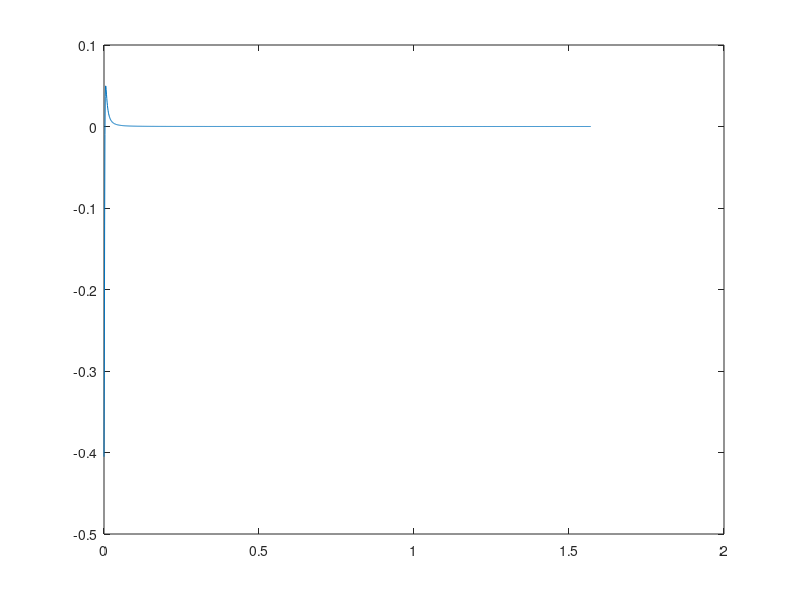

MATLAB code for this plot:
%%plot the interaction strengths as a function of x and imaginary time in the quantum
%%to classical mapping of the spin boson model

%first just plot 1d: 2 sites
%time goes from 0 to pi
%x = pi/v/beta * r can take any value - will want to choose different values for a / v / beta
avbeta = pi*0.001;
time = 0 : 0.001 : pi/2;
coeff = pi * pi / length(time) / length(time) .* (sin(time).*sin(time).*cosh(avbeta).*cosh(avbeta) - sinh(avbeta).*sinh(avbeta).*cos(time).*cos(time))...
	./(sin(time).*sin(time).*cosh(avbeta).*cosh(avbeta) + sinh(avbeta).*sinh(avbeta).*cos(time).*cos(time))./(sin(time).*sin(time).*cosh(avbeta).*cosh(avbeta) + sinh(avbeta).*sinh(avbeta).*cos(time).*cos(time));
%figure()
plot(time, coeff);

%many sites
site = 1:10;
[t, x] = meshgrid (time, avbeta * site);
z = pi * pi / length(time) / length(time) .* (sin(t).*sin(t).*cosh(x).*cosh(x) - sinh(x).*sinh(x).*cos(t).*cos(t))...
	./(sin(t).*sin(t).*cosh(x).*cosh(x) + sinh(x).*sinh(x).*cos(t).*cos(t))./(sin(t).*sin(t).*cosh(x).*cosh(x) + sinh(x).*sinh(x).*cos(t).*cos(t));
%figure()
%mesh(time, avbeta*site, z);